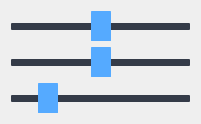
     <widget class="QWidget" name="layoutWidget">
      <property name="geometry">
       <rect>
        <x>10</x>
        <y>40</y>
        <width>201</width>
        <height>106</height>
       </rect>
      </property>
      <layout class="QGridLayout" name="gridLayout_3">
       <item row="0" column="0">
        <widget class="QSlider" name="the1_adjust">
         <property name="sizePolicy">
          <sizepolicy hsizetype="Expanding" vsizetype="Expanding">
           <horstretch>0</horstretch>
           <verstretch>0</verstretch>
          </sizepolicy>
         </property>
         <property name="minimumSize">
          <size>
           <width>30</width>
           <height>30</height>
          </size>
         </property>
         <property name="styleSheet">
          <string notr="true">/* QSlider --------------------------------------  */
QSlider::groove:horizontal {
    border-radius: 1px;
    height: 7px;
    margin: 0px;
    background-color:  rgb(52, 59, 72);
}
QSlider::groove:horizontal:hover {
    background-color:  rgb(22, 22, 22);
}
QSlider::handle:horizontal {
    background-color: rgb(85, 170, 255);
    border: none;
    height: 20px;
    width: 20px;
    margin: -20px 0;
    border-radius: 10px;
    padding: -10px 0px;
}
QSlider::handle:horizontal:hover {
    background-color: rgb(155, 180, 255);
}
QSlider::handle:horizontal:pressed {
    background-color: rgb(155, 180, 255);
}</string>
         </property>
         <property name="minimum">
          <number>-180</number>
         </property>
         <property name="maximum">
          <number>180</number>
         </property>
         <property name="pageStep">
          <number>1</number>
         </property>
         <property name="orientation">
          <enum>Qt::Horizontal</enum>
         </property>
         <property name="invertedAppearance">
          <bool>false</bool>
         </property>
         <property name="invertedControls">
          <bool>false</bool>
         </property>
         <property name="tickPosition">
          <enum>QSlider::NoTicks</enum>
         </property>
         <property name="tickInterval">
          <number>1</number>
         </property>
        </widget>
       </item>
       <item row="1" column="0">
        <widget class="QSlider" name="the2_adjust">
         <property name="sizePolicy">
          <sizepolicy hsizetype="Expanding" vsizetype="Expanding">
           <horstretch>0</horstretch>
           <verstretch>0</verstretch>
          </sizepolicy>
         </property>
         <property name="minimumSize">
          <size>
           <width>30</width>
           <height>30</height>
          </size>
         </property>
         <property name="styleSheet">
          <string notr="true">/* QSlider --------------------------------------  */
QSlider::groove:horizontal {
    border-radius: 1px;
    height: 7px;
    margin: 0px;
    background-color: rgb(52, 59, 72);
}
QSlider::groove:horizontal:hover {
    background-color:rgb(0, 0, 0);
}
QSlider::handle:horizontal {
    background-color: rgb(85, 170, 255);
    border: none;
    height: 20px;
    width: 20px;
    margin: -20px 0;
    border-radius: 10px;
    padding: -10px 0px;
}
QSlider::handle:horizontal:hover {
    background-color: rgb(155, 180, 255);
}
QSlider::handle:horizontal:pressed {
    background-color:  rgb(155, 180, 255);
}</string>
         </property>
         <property name="minimum">
          <number>-180</number>
         </property>
         <property name="maximum">
          <number>180</number>
         </property>
         <property name="pageStep">
          <number>1</number>
         </property>
         <property name="orientation">
          <enum>Qt::Horizontal</enum>
         </property>
         <property name="invertedAppearance">
          <bool>false</bool>
         </property>
         <property name="invertedControls">
          <bool>false</bool>
         </property>
         <property name="tickPosition">
          <enum>QSlider::TicksBelow</enum>
         </property>
         <property name="tickInterval">
          <number>1</number>
         </property>
        </widget>
       </item>
       <item row="2" column="0">
        <widget class="QSlider" name="the2_adjust_2">
         <property name="sizePolicy">
          <sizepolicy hsizetype="Expanding" vsizetype="Expanding">
           <horstretch>0</horstretch>
           <verstretch>0</verstretch>
          </sizepolicy>
         </property>
         <property name="minimumSize">
          <size>
           <width>30</width>
           <height>30</height>
          </size>
         </property>
         <property name="styleSheet">
          <string notr="true">/* QSlider --------------------------------------  */
QSlider::groove:horizontal {
    border-radius: 1px;
    height: 7px;
    margin: 0px;
    background-color: rgb(52, 59, 72);
}
QSlider::groove:horizontal:hover {
    background-color:rgb(0, 0, 0);
}
QSlider::handle:horizontal {
    background-color: rgb(85, 170, 255);
    border: none;
    height: 20px;
    width: 20px;
    margin: -20px 0;
    border-radius: 10px;
    padding: -10px 0px;
}
QSlider::handle:horizontal:hover {
    background-color: rgb(155, 180, 255);
}
QSlider::handle:horizontal:pressed {
    background-color:  rgb(155, 180, 255);
}</string>
         </property>
         <property name="minimum">
          <number>70</number>
         </property>
         <property name="maximum">
          <number>250</number>
         </property>
         <property name="pageStep">
          <number>1</number>
         </property>
         <property name="value">
          <number>100</number>
         </property>
         <property name="orientation">
          <enum>Qt::Horizontal</enum>
         </property>
         <property name="invertedAppearance">
          <bool>false</bool>
         </property>
         <property name="invertedControls">
          <bool>false</bool>
         </property>
         <property name="tickPosition">
          <enum>QSlider::TicksBelow</enum>
         </property>
         <property name="tickInterval">
          <number>1</number>
         </property>
        </widget>
       </item>
      </layout>
     </widget>
